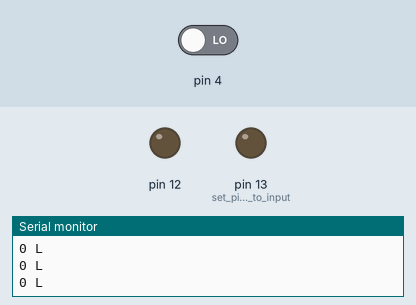
Bench run of a sketch on a simulated Arduino Uno, built with avr-gcc and run on an emulated ATmega328P. Shown: output pins drawn as LEDs (lit = HIGH), the last lines printed to the serial monitor. Inputs (shaded band) come from the test bench; at power-on: pin 4 LOW.

Above: at 2.8 s.
2.9 s: pin 4 driven HIGH
At 3.4 s:
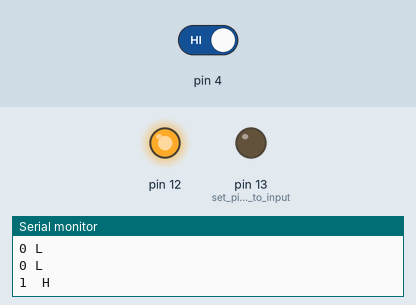
4.5 s: pin 4 driven LOW
At 6.1 s:
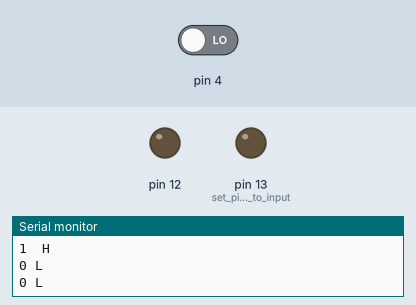
Timing chart, 0 to 7.6 s (numbered marks = the images above; inputs shaded):
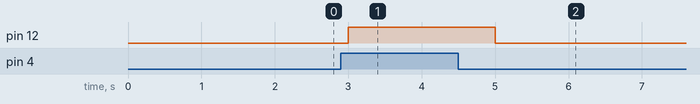

The sketch:

main.ino
```cpp
// void setup()
// {

//   // initialize digital pin LED_BUILTIN as an output.
//   pinMode(LED_BUILTIN, OUTPUT);
// };

// // the loop function runs over and over again forever
// void loop()
// {

//   digitalWrite(LED_BUILTIN, HIGH); // turn the LED on (HIGH is the voltage level)
//   delay(1000);                     // wait for a second
//   digitalWrite(LED_BUILTIN, LOW);  // turn the LED off by making the voltage LOW
//   delay(1000);
//   digitalWrite(LED_BUILTIN, HIGH); // turn the LED on (HIGH is the voltage level)
//   delay(3000);                     // wait for a second
//   digitalWrite(LED_BUILTIN, LOW);  // turn the LED off by making the voltage LOW
//   delay(1000);

// };

const int bP = 2;
const int DigO = 0;
void setup()
{
  // put your setup code here, to run once:
  // initialize serial communication at 9600 bits per second:
  Serial.begin(9600); // set serial comm with 9600 bauds. If digital
  // comm. Only 0,1... baud = bit/s
  pinMode(bP, INPUT);  // set pin bP to input
  pinMode(13, OUTPUT); // set pin 13 to input
  pinMode(4, INPUT);
  pinMode(12, OUTPUT);
}
void loop()
{
  // put your main code here, to run repeatedly:
  if (digitalRead(4) == HIGH)
  {
    Serial.println("1  H"); // Al final agrega un newline
    // Serial.write('H'); //Requiere el newline
    Serial.write('\n');
    digitalWrite(12, HIGH);
    delay(1000);
  }
  else
  {
    digitalWrite(12, LOW);
    Serial.println("0 L");
    // Serial.write('L');
    // Serial.write('\n');
    delay(1000);
  }
}
```

Measured:
- after the input at 2.9 s, pin 12: LOW → HIGH after 0.10 s
- after the input at 4.5 s, pin 12: HIGH → LOW after 0.50 s
